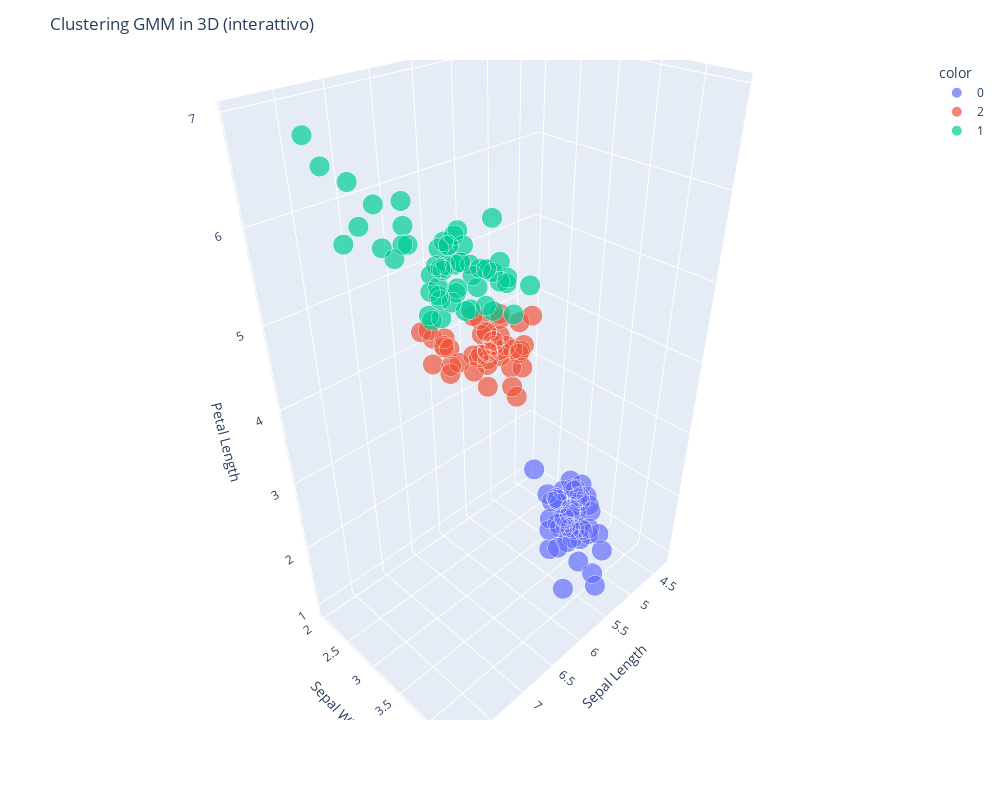

The cell this chart's notebook holds for it:
### Code cell
import plotly.express as px

labels = gmm.predict(data_matrix)

fig = px.scatter_3d(
    x=data_matrix[:,0],
    y=data_matrix[:,1],
    z=data_matrix[:,2],
    color=labels.astype(str), 
    opacity=0.7,
    size=[5]*len(data_matrix)
)

fig.update_layout(
    width=1000,  
    height=800, 
    title="Clustering GMM in 3D (interattivo)",
    scene=dict(
        xaxis_title="Sepal Length",
        yaxis_title="Sepal Width",
        zaxis_title="Petal Length"
    )
)

fig.show()

fig.write_html("gmm_3d.html")

### Figure 1 — Plotly figure (JSON) as saved in the notebook; plotly's stock layout.template omitted (floating-point values rounded to 4 significant figures)
{"data": [{"hovertemplate": "color=0<br>x=%{x}<br>y=%{y}<br>z=%{z}<br>size=%{marker.size}<extra></extra>", "legendgroup": "0", "marker": {"color": "#636efa", "opacity": 0.7, "size": [5, 5, 5, 5, 5, 5, 5, 5, 5, 5, 5, 5, 5, 5, 5, 5, 5, 5, 5, 5, 5, 5, 5, 5, 5, 5, 5, 5, 5, 5, 5, 5, 5, 5, 5, 5, 5, 5, 5, 5, 5, 5, 5, 5, 5, 5, 5, 5, 5, 5], "sizemode": "area", "sizeref": 0.0125, "symbol": "circle"}, "mode": "markers", "name": "0", "scene": "scene", "showlegend": true, "type": "scatter3d", "x": [5.1, 4.9, 4.7, 4.6, 5, 5.4, 4.6, 5, 4.4, 4.9, 5.4, 4.8, 4.8, 4.3, 5.8, 5.7, 5.4, 5.1, 5.7, 5.1, 5.4, 5.1, 4.6, 5.1, 4.8, 5, 5, 5.2, 5.2, 4.7, 4.8, 5.4, 5.2, 5.5, 4.9, 5, 5.5, 4.9, 4.4, 5.1, 5, 4.5, 4.4, 5, 5.1, 4.8, 5.1, 4.6, 5.3, 5], "y": [3.5, 3, 3.2, 3.1, 3.6, 3.9, 3.4, 3.4, 2.9, 3.1, 3.7, 3.4, 3, 3, 4, 4.4, 3.9, 3.5, 3.8, 3.8, 3.4, 3.7, 3.6, 3.3, 3.4, 3, 3.4, 3.5, 3.4, 3.2, 3.1, 3.4, 4.1, 4.2, 3.1, 3.2, 3.5, 3.1, 3, 3.4, 3.5, 2.3, 3.2, 3.5, 3.8, 3, 3.8, 3.2, 3.7, 3.3], "z": [1.4, 1.4, 1.3, 1.5, 1.4, 1.7, 1.4, 1.5, 1.4, 1.5, 1.5, 1.6, 1.4, 1.1, 1.2, 1.5, 1.3, 1.4, 1.7, 1.5, 1.7, 1.5, 1, 1.7, 1.9, 1.6, 1.6, 1.5, 1.4, 1.6, 1.6, 1.5, 1.5, 1.4, 1.5, 1.2, 1.3, 1.5, 1.3, 1.5, 1.3, 1.3, 1.3, 1.6, 1.9, 1.4, 1.6, 1.4, 1.5, 1.4]}, {"hovertemplate": "color=2<br>x=%{x}<br>y=%{y}<br>z=%{z}<br>size=%{marker.size}<extra></extra>", "legendgroup": "2", "marker": {"color": "#EF553B", "opacity": 0.7, "size": [5, 5, 5, 5, 5, 5, 5, 5, 5, 5, 5, 5, 5, 5, 5, 5, 5, 5, 5, 5, 5, 5, 5, 5, 5, 5, 5, 5, 5, 5, 5, 5, 5, 5, 5, 5, 5, 5, 5, 5, 5, 5, 5, 5, 5], "sizemode": "area", "sizeref": 0.0125, "symbol": "circle"}, "mode": "markers", "name": "2", "scene": "scene", "showlegend": true, "type": "scatter3d", "x": [7, 6.4, 6.9, 5.5, 6.5, 5.7, 6.3, 4.9, 6.6, 5.2, 5, 5.9, 6, 6.1, 5.6, 6.7, 5.6, 5.8, 5.6, 6.1, 6.1, 6.4, 6.6, 6.8, 6, 5.7, 5.5, 5.5, 5.8, 5.4, 6, 6.7, 6.3, 5.6, 5.5, 5.5, 6.1, 5.8, 5, 5.6, 5.7, 5.7, 6.2, 5.1, 5.7], "y": [3.2, 3.2, 3.1, 2.3, 2.8, 2.8, 3.3, 2.4, 2.9, 2.7, 2, 3, 2.2, 2.9, 2.9, 3.1, 3, 2.7, 2.5, 2.8, 2.8, 2.9, 3, 2.8, 2.9, 2.6, 2.4, 2.4, 2.7, 3, 3.4, 3.1, 2.3, 3, 2.5, 2.6, 3, 2.6, 2.3, 2.7, 3, 2.9, 2.9, 2.5, 2.8], "z": [4.7, 4.5, 4.9, 4, 4.6, 4.5, 4.7, 3.3, 4.6, 3.9, 3.5, 4.2, 4, 4.7, 3.6, 4.4, 4.5, 4.1, 3.9, 4, 4.7, 4.3, 4.4, 4.8, 4.5, 3.5, 3.8, 3.7, 3.9, 4.5, 4.5, 4.7, 4.4, 4.1, 4, 4.4, 4.6, 4, 3.3, 4.2, 4.2, 4.2, 4.3, 3, 4.1]}, {"hovertemplate": "color=1<br>x=%{x}<br>y=%{y}<br>z=%{z}<br>size=%{marker.size}<extra></extra>", "legendgroup": "1", "marker": {"color": "#00cc96", "opacity": 0.7, "size": [5, 5, 5, 5, 5, 5, 5, 5, 5, 5, 5, 5, 5, 5, 5, 5, 5, 5, 5, 5, 5, 5, 5, 5, 5, 5, 5, 5, 5, 5, 5, 5, 5, 5, 5, 5, 5, 5, 5, 5, 5, 5, 5, 5, 5, 5, 5, 5, 5, 5, 5, 5, 5, 5, 5], "sizemode": "area", "sizeref": 0.0125, "symbol": "circle"}, "mode": "markers", "name": "1", "scene": "scene", "showlegend": true, "type": "scatter3d", "x": [6.2, 5.9, 6.3, 6.7, 6, 6.3, 5.8, 7.1, 6.3, 6.5, 7.6, 4.9, 7.3, 6.7, 7.2, 6.5, 6.4, 6.8, 5.7, 5.8, 6.4, 6.5, 7.7, 7.7, 6, 6.9, 5.6, 7.7, 6.3, 6.7, 7.2, 6.2, 6.1, 6.4, 7.2, 7.4, 7.9, 6.4, 6.3, 6.1, 7.7, 6.3, 6.4, 6, 6.9, 6.7, 6.9, 5.8, 6.8, 6.7, 6.7, 6.3, 6.5, 6.2, 5.9], "y": [2.2, 3.2, 2.5, 3, 2.7, 3.3, 2.7, 3, 2.9, 3, 3, 2.5, 2.9, 2.5, 3.6, 3.2, 2.7, 3, 2.5, 2.8, 3.2, 3, 3.8, 2.6, 2.2, 3.2, 2.8, 2.8, 2.7, 3.3, 3.2, 2.8, 3, 2.8, 3, 2.8, 3.8, 2.8, 2.8, 2.6, 3, 3.4, 3.1, 3, 3.1, 3.1, 3.1, 2.7, 3.2, 3.3, 3, 2.5, 3, 3.4, 3], "z": [4.5, 4.8, 4.9, 5, 5.1, 6, 5.1, 5.9, 5.6, 5.8, 6.6, 4.5, 6.3, 5.8, 6.1, 5.1, 5.3, 5.5, 5, 5.1, 5.3, 5.5, 6.7, 6.9, 5, 5.7, 4.9, 6.7, 4.9, 5.7, 6, 4.8, 4.9, 5.6, 5.8, 6.1, 6.4, 5.6, 5.1, 5.6, 6.1, 5.6, 5.5, 4.8, 5.4, 5.6, 5.1, 5.1, 5.9, 5.7, 5.2, 5, 5.2, 5.4, 5.1]}], "layout": {"height": 800, "legend": {"itemsizing": "constant", "title": {"text": "color"}, "tracegroupgap": 0}, "margin": {"t": 60}, "scene": {"domain": {"x": [0, 1], "y": [0, 1]}, "xaxis": {"title": {"text": "Sepal Length"}}, "yaxis": {"title": {"text": "Sepal Width"}}, "zaxis": {"title": {"text": "Petal Length"}}}, "title": {"text": "Clustering GMM in 3D (interattivo)"}, "width": 1000}}
